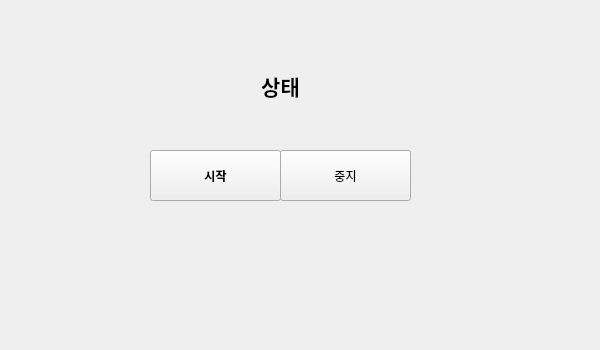
<?xml version="1.0" encoding="UTF-8"?>
<ui version="4.0">
 <class>btnStart</class>
 <widget class="QWidget" name="btnStart">
  <property name="geometry">
   <rect>
    <x>0</x>
    <y>0</y>
    <width>600</width>
    <height>350</height>
   </rect>
  </property>
  <property name="maximumSize">
   <size>
    <width>600</width>
    <height>350</height>
   </size>
  </property>
  <property name="windowTitle">
   <string>QtDesigner 연습</string>
  </property>
  <widget class="QLabel" name="lblStatus">
   <property name="geometry">
    <rect>
     <x>190</x>
     <y>70</y>
     <width>181</width>
     <height>31</height>
    </rect>
   </property>
   <property name="font">
    <font>
     <family>Malgun Gothic</family>
     <pointsize>16</pointsize>
     <weight>75</weight>
     <bold>true</bold>
    </font>
   </property>
   <property name="text">
    <string>상태</string>
   </property>
   <property name="alignment">
    <set>Qt::AlignCenter</set>
   </property>
  </widget>
  <widget class="QPushButton" name="btnStart_2">
   <property name="geometry">
    <rect>
     <x>150</x>
     <y>150</y>
     <width>131</width>
     <height>51</height>
    </rect>
   </property>
   <property name="font">
    <font>
     <weight>75</weight>
     <bold>true</bold>
    </font>
   </property>
   <property name="text">
    <string>시작</string>
   </property>
  </widget>
  <widget class="QPushButton" name="btnStop">
   <property name="geometry">
    <rect>
     <x>280</x>
     <y>150</y>
     <width>131</width>
     <height>51</height>
    </rect>
   </property>
   <property name="font">
    <font>
     <weight>50</weight>
     <bold>false</bold>
    </font>
   </property>
   <property name="text">
    <string>중지</string>
   </property>
  </widget>
 </widget>
 <resources/>
 <connections/>
</ui>
